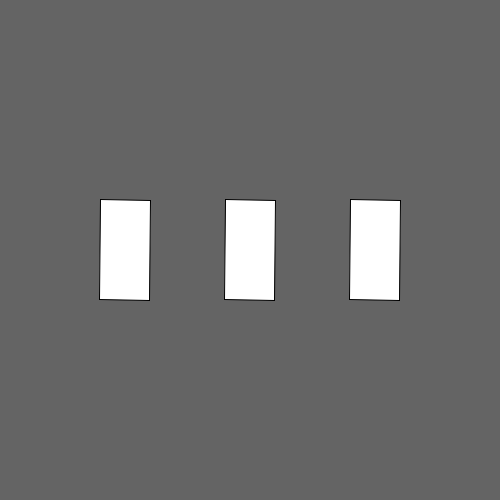
Frame 1 (no input)
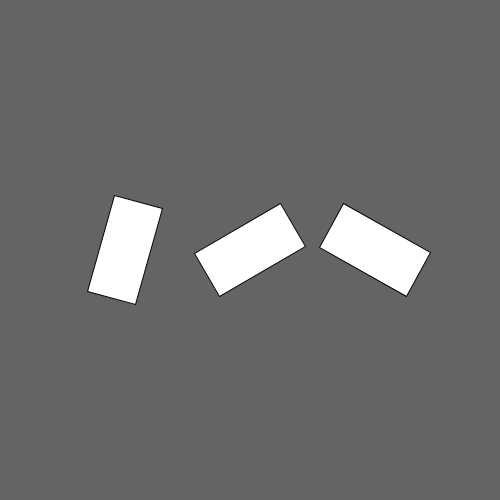
Frame 60 (the mouse pressed at the canvas centre just before this capture)
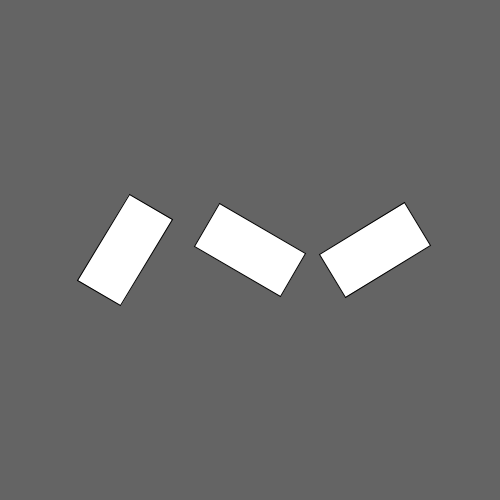
Frame 120 (the mouse held since frame 60 and released just before this capture)

The Processing sketch that drew these frames (run headless with seeded random() and noise(); from frame 60 on, the mouse is pressed at the canvas centre):

// Processing sketch: sketch_0
// ── sketch_0.pde
// change the sketch so that each rectangle rotates on its own axis, 
// instead of from the origin point of the sketch. make each rectangle 
// rotate at a different speed.

float rect1Angle = 1;
float rect2Angle = 1;
float rect3Angle = 1;

void setup() {
  size(500, 500);
  rectMode(CENTER);
}

void draw() {
  background(100);
  
  pushMatrix();
  translate(width/4, height/2);
  rotate(radians(rect1Angle));
  rect1Angle = rect1Angle + .25;
  rect(0, 0, 50, 100);
  popMatrix();
  
  pushMatrix();
  translate(width/2, height/2);
  rotate(radians(rect2Angle));
  rect2Angle++;
  rect(0, 0, 50, 100);
  popMatrix();
  
  pushMatrix();
  translate(width*.75, height/2);
  rotate(radians(rect3Angle));
  rect3Angle = rect3Angle + 2;
  rect(0, 0, 50, 100);
  popMatrix();
  
}
